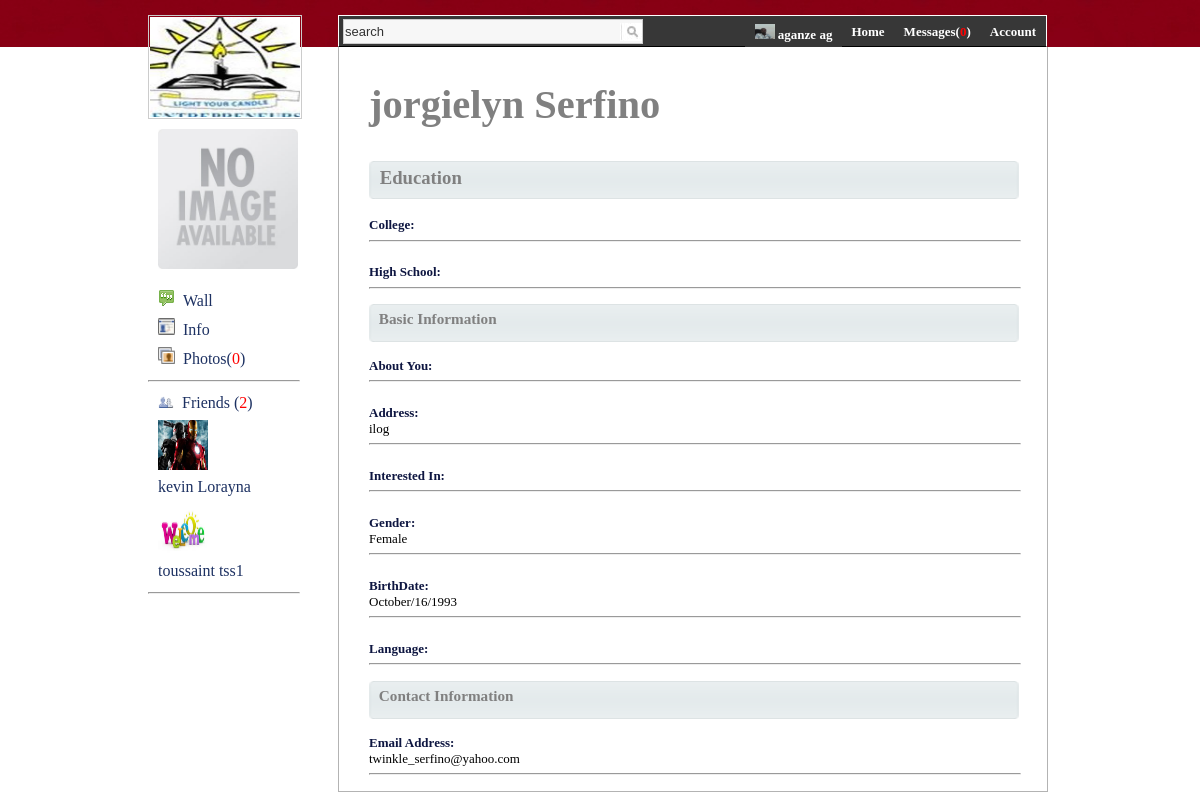
/profilefriends.php?id=34 (signed in), run on the app's committed database.
### tables this page shows
CREATE TABLE IF NOT EXISTS `members` (
  `member_id` int(11) NOT NULL AUTO_INCREMENT,
  `UserName` varchar(10) NOT NULL,
  `Password` varchar(80) NOT NULL,
  `FirstName` varchar(30) NOT NULL,
  `LastName` varchar(30) NOT NULL,
  `Address` varchar(200) NOT NULL,
  `ContactNo` varchar(14) NOT NULL,
  `Url` varchar(100) NOT NULL,
  `Birthdate` varchar(20) NOT NULL,
  `Gender` varchar(6) NOT NULL,
  `DateAdded` datetime NOT NULL,
  `profImage` varchar(200) NOT NULL,
  `curcity` varchar(50) NOT NULL,
  `hometown` varchar(50) NOT NULL,
  `Interested` varchar(30) NOT NULL,
  `language` varchar(30) NOT NULL,
  `college` varchar(100) NOT NULL,
  `highschool` varchar(200) NOT NULL,
  `experiences` varchar(200) NOT NULL,
  `arts` text NOT NULL,
  `aboutme` text NOT NULL,
  `month` varchar(20) NOT NULL,
  `day` varchar(2) NOT NULL,
  `year` varchar(4) NOT NULL,
  `Stats` varchar(30) NOT NULL,
  PRIMARY KEY (`member_id`)
);

CREATE TABLE IF NOT EXISTS `friends` (
  `member_id` int(11) NOT NULL,
  `datetime` datetime NOT NULL,
  `status` varchar(11) NOT NULL,
  `friends_with` int(11) NOT NULL
);

### profilefriends.php (the view, shortened to what this page needs)
  <?php
		$userid = $_GET['id'];
?>
<html>
<head><title>search</title></head>
<link href="info.css" rel="stylesheet" type="text/css" />
<link href="home.css" rel="stylesheet" type="text/css" />
</body>
  <div class="lefttop1" > <div class="lefttopleft"><a href="img/slaulogo.jpg" rel="facebox"><img src="img/slaulogo.jpg" width="150" height="100"  style="margin:10px 0 10px 0;border:1px solid #ccc;padding:1px;" /></a></div>
   <div class="propic">
	<?php
					$post = mysql_query("SELECT * FROM members WHERE member_id = '$userid'")or die(mysql_error());
					$row = mysql_fetch_array($post);
?>
	<img src="<?php echo $row['profImage'];?>" alt="" height="140"  width="140" border="0" class="left_bt" />
</div>
<ul id="sddm1">
	<li><a href="Home.php"><img src="img/wal.png" width="17" height="17" border="0" /> &nbsp;Wall</a>
	</li>
	<li>
	<?php $id = $row['member_id'];
			echo "<a href='profilefriends.php?action=view&id=".$id."'><img src=img/message.png width=17 height=17 border=0 />"."&nbsp;&nbsp;Info"."</a>"  ?>
		</li>
	<li><?php $id = $row['member_id'];
			echo "<a href='friendsphoto.php?action=view&id=".$id."'><img src=img/photos.png width=17 height=17 border=0 />"."&nbsp;&nbsp;Photos"?>(<?php
$result = mysql_query("SELECT * FROM photos WHERE member_id='$userid'");
	$numberOfRows = MYSQL_NUMROWS($result);
	echo '<font color="red">' . $numberOfRows . '</font>';
	?>)</a>
	<li><hr width="150"></li>
	</ul>
	<div class="friend">
	<ul id="sddm1">
	<li><a href=""><img src="img/friends.png" width="16" height="12" border="0" /> &nbsp;Friends
	(<?php
$result = mysql_query("SELECT * FROM friends WHERE status='conf'");
	$numberOfRows = MYSQL_NUMROWS($result);
	echo '<font color="Red">' . $numberOfRows. '</font>';
	?>)
	</a>
	</li>
	</ul>
	<ul id="sddm1">
  <?php
								$post = mysql_query("SELECT * FROM friends WHERE status = 'conf' ")or die(mysql_error());
								$num_rows  =mysql_numrows($post);
							if ($num_rows != 0 ){
								while($row = mysql_fetch_array($post)){
								$myfriend = $row['member_id'];
								$member_id=$userid;
									if($myfriend == $member_id){
										$myfriend1 = $row['friends_with'];
										$friends = mysql_query("SELECT * FROM members WHERE member_id = '$myfriend1'")or die(mysql_error());
										$friendsa = mysql_fetch_array($friends);
										echo '<li> <a href=friendprofile.php?id='.$friendsa["member_id"].' style="text-decoration:none;"><img src="'. $friendsa['profImage'].'" height="50" width="50"></li><br><li>'.$friendsa['FirstName'].' '.$friendsa['LastName'].' </a> </li>';
									}else{
										$friends = mysql_query("SELECT * FROM members WHERE member_id = '$myfriend'")or die(mysql_error());
										$friendsa = mysql_fetch_array($friends);
									echo '<li> <a href=friendprofile.php?id='.$friendsa["member_id"].' style="text-decoration:none;"><img src="'. $friendsa['profImage'].'" height="50" width="50"></li><br><li>'.$friendsa['FirstName'].' '.$friendsa['LastName'].' </a> </li>';
									}
								}
								}else{
									echo 'You don\'t have friends </li>';
								}
							?>
							</ul>
							<ul id="sddm1">
							<li><hr width="150"></li>
							</ul>
							</div>
  </div>
  <div class="righttop1">
       <div class="search">
       <form action="search.php" method="POST">
        <input name="search" type="text" maxlength="30" class="textfield"  value="search"/>
      </form>
</div>
    <div class="nav">
      <ul id="sddm">
        <?php include("menubar.php"); ?>
      </ul>
    </div>
  </div>
<div class="right">
<div class="shoutout">
									<form method="post" action="">
									<?php
									$post = mysql_query("SELECT * FROM members WHERE member_id = '$userid'")or die(mysql_error());
									$row = mysql_fetch_array($post);
									?>
									<div class="color"><h2><?php echo $row['FirstName']." ".$row['LastName'];?></h2></div>
									<div  class="ball"><h3 id="h2">&nbsp;Education</h3></div>
									</br><div class="information"><font color="#0e1641"><b>College:</b></font>
									</br><div class="information"><?php echo $row['college'];?></div> <hr width="650">
									</br><font color="#0e1641"><b>High School:</b></font>
									</br><div class="information"><?php echo $row['highschool'];?></div> <hr width="650">
									<div  class="ball"><h3 id="h2">&nbsp;Basic Information</h3></div>
									</br><div class="information"><font color="#0e1641"><b>About You:</b></font>
									<div class="information"><?php echo $row['aboutme'];?></div><hr width="650">
									</br><font color="#0e1641"><b>Address:</b></font>
									<div class="information"><?php echo $row['Address'];?></div><hr width="650">
									</br><font color="#0e1641"><b>Interested In:</b></font>
									<div class="information"><?php echo $row['Interested'];?></div><hr width="650">
									 </br><font color="#0e1641"><b>Gender:</b></font>
									<div class="information"><?php echo $row['Gender'];?></div><hr width="650">
									</br><font color="#0e1641"><b>BirthDate:</b></font>
									<div class="information"><?php echo $row['Birthdate'];?></div><hr width="650">
									</br><font color="#0e1641"><b>Language:</b></font>
									<div class="information"><?php echo $row['language'];?></div><hr width="650">
									 <div  class="ball"><h3 id="h2">&nbsp;Contact Information</h3></div>
									  </br><div class="information"><font color="#0e1641"><b>Email Address:</b></font>
									  <div class="information"><?php echo $row['Url'];?></div><hr width="650">
								</form>
	</div>
</body>
</html>

### menubar.php (shortened to what this page needs)
<li><a href="profile.php" ><?php
$result = mysql_query("SELECT * FROM members WHERE member_id='".$_SESSION['SESS_MEMBER_ID'] ."'");
while($row = mysql_fetch_array($result))
  {
  echo "<img width=20 height=15 alt='Unable to View' src='" . $row["profImage"] . "'>";
  echo $row["FirstName"];
  echo $row["LastName"];
  }
?></a></li>
      <li><a href="Home.php">Home</a></li>
	  <li><a href="receivemessage.php">Messages(<?php
                          $received = mysql_query("SELECT * FROM messages WHERE recipient = '$_SESSION[SESS_MEMBER_ID]' AND status = 'unread'");
						  $receiveda = mysql_numrows($received);
						  echo '<font color="Red">'  .$receiveda .'</font>';
?>)</a></li>
               <li><a  href="#"onmouseover="mopen('m5')" onMouseOut="mclosetime()">Account</a>
        </li>

### info.css (style rules this page uses)
.ball { width:650; height:38px; background-image: url('images/blockheader4.png'); font: Palatino Linotype }

### home.css (style rules this page uses)
.lefttop1 { width:190px; height:30px; border-style:solid; border-width:thin; border-color:#3300FF; margin:0px 0px 0px 0px; margin-top: 8px; border-right-width: 0px; border-top-width: 0px; border-left-width: 0px; border-bottom-width: 0px; margin-left: 140px; margin-top: 7px; float:left; }
.lefttopleft { margin-top: -10px; float:left; }
.righttop1 { width:750px; height:30px; border-style:solid; background-color:#373737; border-width:thin; border-top-color:white; border-left-color:white; border-right-color:white; margin-top: 7px; border-left-width: 1px; width: 707px; float:left; }
.propic { margin:0px 0px 0px 0px; margin-top: 40px; margin-left: 10px; }
.nav { border-top-width: 0px; margin-top: 5px; float:right; }
#h2 { color:gray; font-family:Calibri; padding:6px 6px 6px 6px; }
#sddm { margin: 0; padding: 0; z-index: 30 }
#sddm li { margin: -1; padding: 0; list-style: none; float: left; font: bold 13px Palatino Linotype }
#sddm li a { display: block; margin: 0 1px 0 0; padding: 4px 10px; width: auto; background: #373737; color: #FFF; text-align: center; text-decoration: none }
#sddm1 { margin-left: 0px; padding: 0; z-index: 30; list-style:none; }
#sddm1 li { float: left; font: Palatino Linotype }
#sddm1 li a { display: block; padding: 4px 10px; width: 150px; color:#1d3162; text-align:left; text-decoration: none; background-color: #FFFFFF; }
.search { width: 100px; margin-top: 8px; margin-left: 5px; float:left; }
.textfield { font-size: 13px; color: #333333; background: #F7F7F7; border: 1px solid #CCCCCC; padding-left: 1px; background-image:url(img/search.jpg); background-position:right; background-repeat:no-repeat; width: 300px; height: 25px; margin-top: -5px; margin-left: -1px; }
.right { width:708px; height:auto; border-style:solid; border-width:thin; border-color:#b3b3b3; margin:0px 0px 0px 0px; border-top-width: 0px; float:left; margin-left:330px; }
.shoutout { margin:0px 0px 0px 0px; width: 383px; margin-left: 30px; margin-top: 18px; font: Palatino Linotype }
.color { font-family:Calibri; font-size:27px; color:Gray; }
.information { font-family:Calibri; font-size:13px; }

### data on the page
members: profImage (picture), FirstName "jorgielyn", LastName "Serfino", Address "ilog", Gender "Female", Birthdate "October/16/1993", Url "twinkle_serfino@yahoo.com"
friends: member.profImage (picture), member.FirstName "kevin", member.LastName "Lorayna"
friends: member.profImage (picture), member.FirstName "toussaint", member.LastName "tss1"
members: profImage (picture), FirstName "aganze", LastName "ag"

### other printed values
$numberOfRows "0"
$numberOfRows "2"
$receiveda "0"
